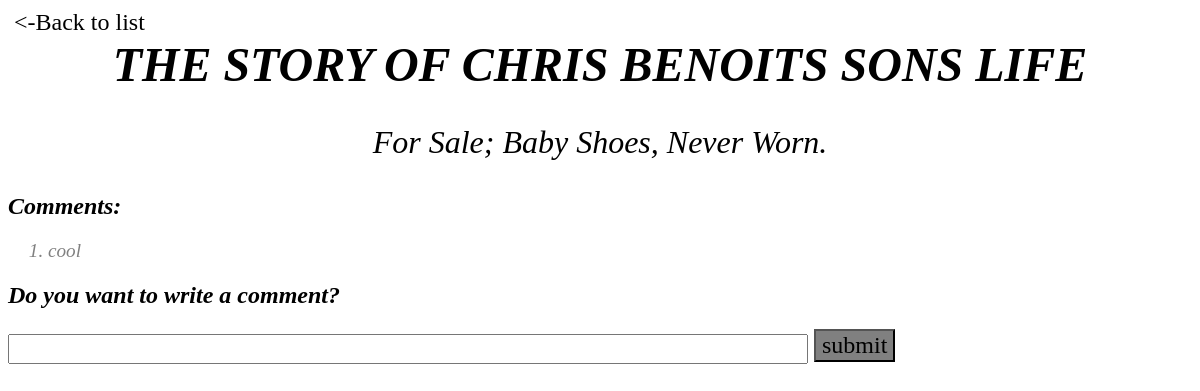
The app's page /storys/8/ with its own data.
### storys/models.py (models this page shows, shortened)
class Story(models.Model):
    title=models.CharField(max_length=50)
    content=models.CharField(max_length=5000)

class Comment(models.Model):
	story=models.ForeignKey(Story)
	Comment_text=models.CharField(max_length=2000)

### storys/templates/storys/detail.html (shortened to what this page needs)
{% load staticfiles %}
<link style="text/css" rel="stylesheet" href="{% static 'storys/stylesheet.css'%}"/>
<head>
</head>
{% if story %}
<body>
	<form action="{% url 'back' story.id %}" methond="post">
		<input id="back" type="submit" value="<-Back to list"/>
	</form>
	<h1 style="font-size:3em">
		<em>{% block title %}{{story.title|upper}}{% endblock %}<em>
	</h1>
	<p style="font-size:2em; text-align:center">{{story.content}}</p>
	<h2>Comments:</h2>
		{% if story.comment_set.all%}
			<ol>
				{% for c in story.comment_set.all %}
					<li style="font-size:1.2em; color:gray">{{c.Comment_text}}</li>
				{% endfor %}
			</ol>
		{% else %}
			<p style="color: blue; font-size:20px"><em> ~~T^T~~ No Comment Yet.</em></p>
		{% endif %}
	<h2>Do you want to write a comment?</h2>
		<form class="form" action="{% url 'comm' story.id %}" method="post">
			<input class="textfield" type="text" name="comment"/>
			<input class="button" type="submit" value="submit"/>
			{% endif %}
		</form>
</body>

### storys/static/storys/stylesheet.css (style rules this page uses)
h1 { margin: auto; text-align: center; font-family:cursive; font-size:3em; }
form { margin: auto; }
.form { font-size:1.5em; font-family:Tw Cen MT; }
.button { margin:auto; background-color:gray; font-family:Tw Cen MT; font-size:1em; }
.textfield { font-family:Tw Cen MT; height:30px; width:800px; }
#back { font-family:Tw Cen MT; font-size:1.5em; border:none; background-color:white; }

### records on screen
Story: title "THE STORY OF CHRIS BENOITS SONS LIFE", content "For Sale; Baby Shoes, Never Worn."
Comment: Comment_text "cool"
